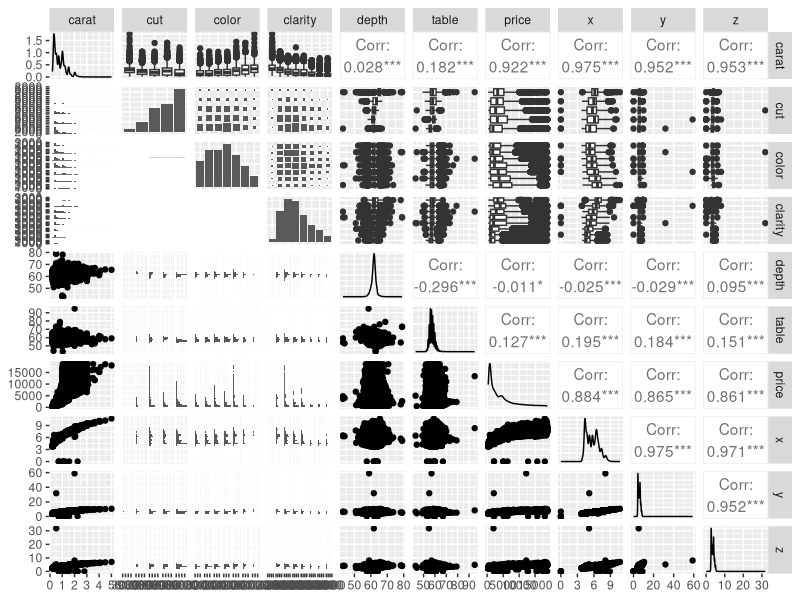
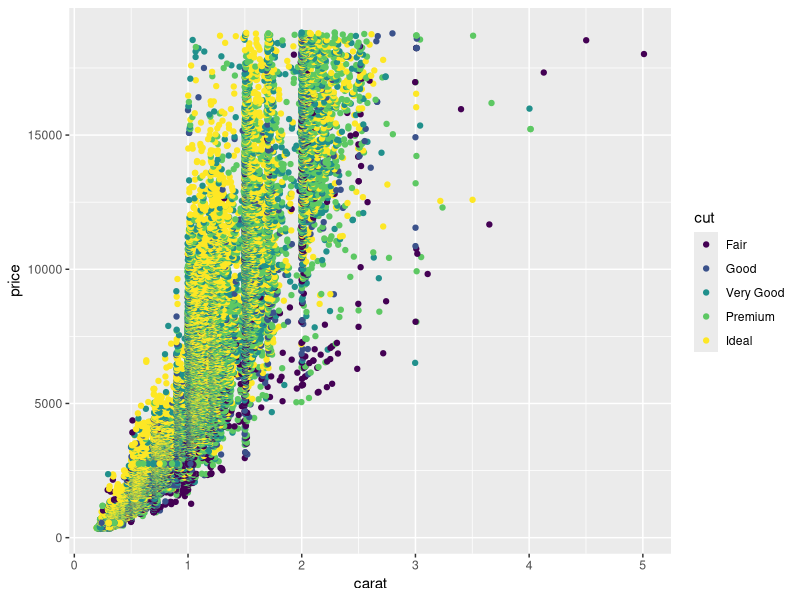
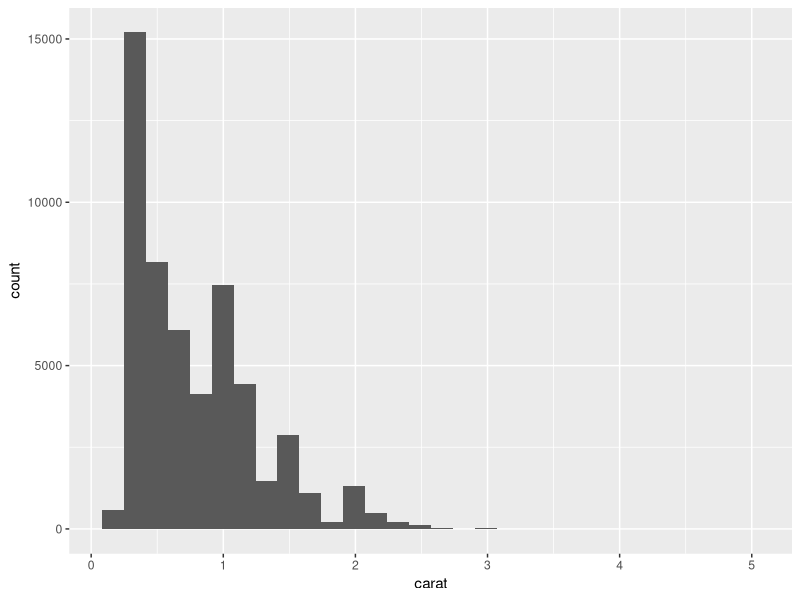
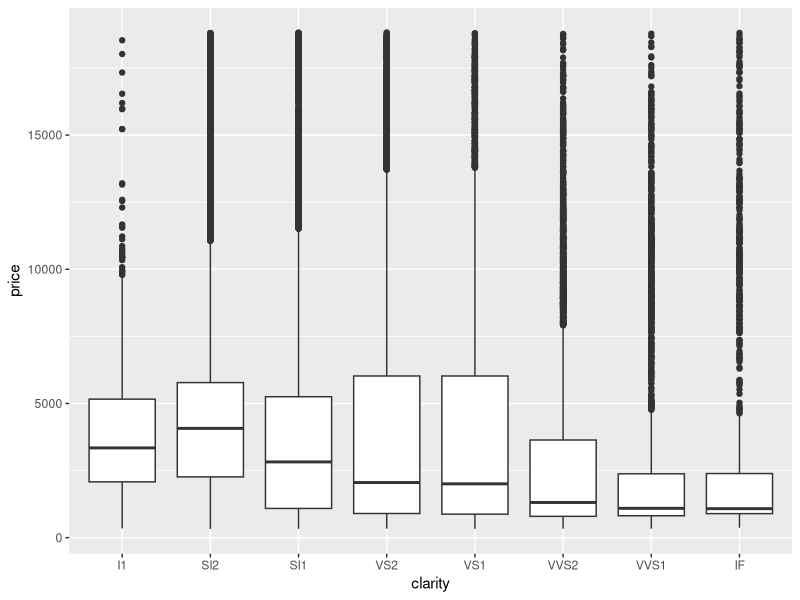

Write the R code that produced these figures, in order.
## ---- chunk 1
library(tidyverse)
library(skimr)
library(GGally)
## ---- chunk 2
view(diamonds)
## ---- chunk 3
names(diamonds)

dim(diamonds)

summary(diamonds)

head(diamonds)

tail(diamonds)
## ---- chunk 4
skimr::skim(diamonds)
## ---- chunk 5
ggpairs(diamonds)
## ---- chunk 6
ggplot(diamonds, aes(carat, price, color=cut))+
  geom_jitter()
## ---- chunk 7
ggplot(diamonds, aes(x = carat)) +
  geom_histogram()
## ---- chunk 8
ggplot(diamonds, aes(clarity, price)) +
  geom_boxplot()
